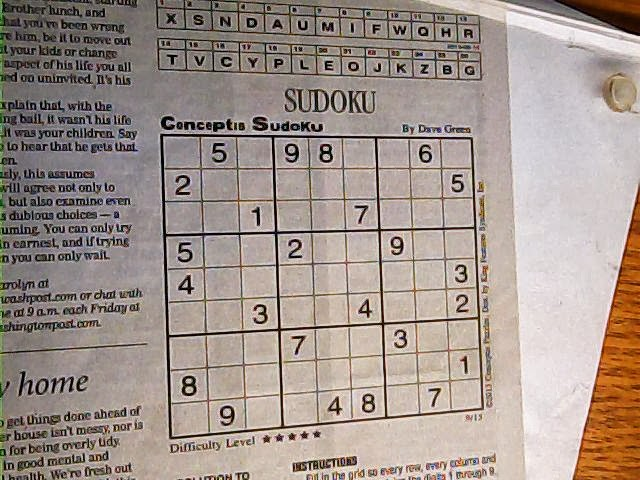
//> input picture S5.jpg, 640 x 480 px
$ ./SudokuImage S5.jpg   (built with g++ and OpenCV 4)
//> lines starting //> are read from the running program, lines starting //| are printed output that depends on the picture; after the words box and inside, x2 and y2 are one past the last pixel; in counts of white or black regions, pixels touching at a corner belong together
### digitrecognizer.h
#include <opencv2/opencv.hpp>
#include <opencv2/ml.hpp>
#include <string>
#include <cerrno>

using namespace cv;
using namespace ml;
using namespace std;
#define MAX_NUM_IMAGES    60000
class DigitRecognizer
{
public:
    DigitRecognizer();

    ~DigitRecognizer();

    bool train(string trainPath, string labelsPath);

    int classify(Mat img);

private:
    Mat preprocessImage(Mat img);

    int readFlippedInteger(FILE *fp);

private:
    Ptr<KNearest> knn;
    int numRows, numCols, numImages;

};

### ImageProcessing.h
#pragma once

#include <opencv2/opencv.hpp>
#include <stdlib.h>
#include <stdio.h>
#include <iostream>
#include <dirent.h>
#include <fstream>

using namespace cv;
using namespace std;

void drawLine(Vec2f line, Mat &img, Scalar rgb);

void mergeRelatedLines(vector<Vec2f> *lines, Mat &img);

Mat preprocessImage(Mat img, int numRows, int numCols);

int reverseInt(int i);

bool loadMNIST(string trainPath, string labelsPath, int &numRows, int &numCols, int &numImages, Mat &trainingVectors, Mat &trainingClasses);

bool loadDigitsDataset(Mat &trainData, Mat &responces, int &numRows, int &numCols, int &numImages);

### DancingNode.h
#include <bits/stdc++.h>

typedef struct s_DancingNode
{
public:
    struct s_DancingNode *left;
    struct s_DancingNode *right;
    struct s_DancingNode *up;
    struct s_DancingNode *down;
    struct s_DancingNode *column;
    int row;
    int col;
    int nodeCount;
}DancingNode;

int getRight(int i, int nCol);

int getLeft(int i, int nCol);

int getUp(int i, int nRow);

int getDown(int i, int nRow);

DancingNode *createToridolMatrix(std::vector<std::vector<DancingNode>> &Matrix, int nRow, int nCol, std::vector<std::vector<bool>> &ProbMat, DancingNode *header);

void cover(DancingNode *targetDancingNode, std::vector<std::vector<DancingNode>> &Matrix);

void uncover(DancingNode *targetDancingNode, std::vector<std::vector<DancingNode>> &Matrix);

DancingNode *getMinColumn(DancingNode *header);

void printSolutions(std::vector<DancingNode*> &solutions, std::vector<std::vector<int>> &grid);

void search(int k, DancingNode *header, std::vector<DancingNode*> &solutions, std::vector<std::vector<DancingNode>> &Matrix, std::vector<std::vector<int>> &grid);

### ImageProcessing.cpp
#include "ImageProcessing.h"

/*********************************** Image Processing *************************************/

void drawLine(Vec2f line, Mat &img, Scalar rgb = CV_RGB(0,0,255)){
    if(line[1]!=0){
        float m = -1/tan(line[1]);

        float c = line[0]/sin(line[1]);

        cv::line(img, Point(0, c), Point(img.size().width, m*img.size().width+c), rgb);
    }
    else{
        cv::line(img, Point(line[0], 0), Point(line[0], img.size().height), rgb);
    }

}

void mergeRelatedLines(vector<Vec2f> *lines, Mat &img){
    vector<Vec2f>::iterator current;
    for(current=lines->begin();current!=lines->end();current++){
        if((*current)[0]==0 && (*current)[1]==-100) continue;
        float p1 = (*current)[0];
        float theta1 = (*current)[1];
        Point pt1current, pt2current;
        if(theta1>CV_PI*45/180 && theta1<CV_PI*135/180){
            pt1current.x=0;

            pt1current.y = p1/sin(theta1);

            pt2current.x=img.size().width;
            pt2current.y=-pt2current.x/tan(theta1) + p1/sin(theta1);
        }
        else{
            pt1current.y=0;

            pt1current.x=p1/cos(theta1);

            pt2current.y=img.size().height;
            pt2current.x=-pt2current.y/tan(theta1) + p1/cos(theta1);

        }
        vector<Vec2f>::iterator    pos;
        for(pos=lines->begin();pos!=lines->end();pos++){
            if(*current==*pos) continue;
            if(fabs((*pos)[0]-(*current)[0])<20 && fabs((*pos)[1]-(*current)[1])<CV_PI*10/180){
                float p = (*pos)[0];
                float theta = (*pos)[1];
                Point pt1, pt2;
                if((*pos)[1]>CV_PI*45/180 && (*pos)[1]<CV_PI*135/180){
                    pt1.x=0;
                    pt1.y = p/sin(theta);
                    pt2.x=img.size().width;
                    pt2.y=-pt2.x/tan(theta) + p/sin(theta);
                }
                else{
                    pt1.y=0;
                    pt1.x=p/cos(theta);
                    pt2.y=img.size().height;
                    pt2.x=-pt2.y/tan(theta) + p/cos(theta);
                }
                if(((double)(pt1.x-pt1current.x)*(pt1.x-pt1current.x) + (pt1.y-pt1current.y)*(pt1.y-pt1current.y)<64*64) &&
                    ((double)(pt2.x-pt2current.x)*(pt2.x-pt2current.x) + (pt2.y-pt2current.y)*(pt2.y-pt2current.y)<64*64))
                {
                    // Merge the two
                    (*current)[0] = ((*current)[0]+(*pos)[0])/2;

                    (*current)[1] = ((*current)[1]+(*pos)[1])/2;

                    (*pos)[0]=0;
                    (*pos)[1]=-100;
                }
            }
        }
    }
}


Mat preprocessImage(Mat img, int numRows, int numCols)
{


    int rowTop=-1, rowBottom=-1, colLeft=-1, colRight=-1;

    Mat temp;
    int thresholdBottom = 50;
    int thresholdTop = 50;
    int thresholdLeft = 50;
    int thresholdRight = 50;
    int center = img.rows/2;
    for(int i=center;i<img.rows;i++){
        if(rowBottom==-1)
        {
            temp = img.row(i);
            Mat stub = temp;
            if(sum(stub).val[0] < thresholdBottom || i==img.rows-1)
                rowBottom = i;

        }

        if(rowTop==-1)
        {
            temp = img.row(img.rows-i);
            Mat stub = temp;
            if(sum(stub).val[0] < thresholdTop || i==img.rows-1)
                rowTop = img.rows-i;

        }
        if(colRight==-1)
        {
            temp = img.col(i);
            Mat stub = temp;
            if(sum(stub).val[0] < thresholdRight|| i==img.cols-1)
                colRight = i;

        }

        if(colLeft==-1)
        {
            temp = img.col(img.cols-i);
            Mat stub = temp;
            if(sum(stub).val[0] < thresholdLeft|| i==img.cols-1)
                colLeft = img.cols-i;
        }
    }
    Mat newImg;
    //newImg = img.clone();

    newImg = newImg.zeros(img.rows, img.cols, CV_8UC1);

    int startAtX = (newImg.cols/2)-(colRight-colLeft)/2;

    int startAtY = (newImg.rows/2)-(rowBottom-rowTop)/2;

    for(int y=startAtY;y<(newImg.rows/2)+(rowBottom-rowTop)/2;y++)
    {
        uchar *ptr = newImg.ptr<uchar>(y);
        for(int x=startAtX;x<(newImg.cols/2)+(colRight-colLeft)/2;x++)
        {
            ptr[x] = img.at<uchar>(rowTop+(y-startAtY),colLeft+(x-startAtX));
        }
    }
    Mat cloneImg = Mat(numRows, numCols, CV_8UC1);
    resize(newImg, cloneImg, Size(numRows, numCols), 0, 0 , INTER_NEAREST);
    // [10 lines of commented-out code are left out]
    Mat realClone = cloneImg.clone();
    vector<vector<Point>> countours;
    findContours(cloneImg, countours, RETR_LIST, CHAIN_APPROX_SIMPLE);
    Rect prevb; double areaprev = 0; double area;
    for(unsigned int i = 0; i<countours.size();i++){
        Rect bnd = boundingRect(countours[i]);
        area = bnd.height*bnd.width;
        if(area > areaprev){
            prevb = bnd;
            areaprev = area;
        }
    }
    Rect rec = prevb;
    Mat region = realClone(rec);
    if(!region.empty())
        resize(region, cloneImg, Size(numRows, numCols), 0, 0, INTER_NEAREST);

    cloneImg.convertTo(cloneImg, CV_32FC1, 1.0/255.0 );
    //imshow("clone img", cloneImg);
    //waitKey(0);
    cloneImg = cloneImg.reshape(1,1);
    return cloneImg;
}

/******************************************** Load Datasets **********************************************/


bool loadDigitsDataset(Mat &trainData, Mat &responces, int &numRows, int &numCols, int &numImages){
    int num = 775;
    numImages = num;
    int size = 16 * 16;
    trainData = Mat(Size(size, num), CV_32FC1);
    responces = Mat(Size(1, num), CV_32FC1);
    int counter = 0;
    for(int i=0;i<=9;i++){
        // reading the images from the folder of tarining samples
        DIR *dir;
        struct dirent *ent;
        char pathToImages[]="./digits3"; // name of the folder containing images
        char path[255];
        sprintf(path, "%s/%d", pathToImages, i);
        if ((dir = opendir(path)) != NULL){
            while ((ent = readdir (dir)) != NULL){
                if (strcmp(ent->d_name, ".") != 0 && strcmp(ent->d_name, "..") != 0 ){
                    char text[257];
                    sprintf(text,"/%s",ent->d_name);
                    string digit(text);
                    digit=path+digit;
                    Mat mat=imread(digit,1); //loading the image
                    cvtColor(mat,mat, COLOR_RGB2GRAY);  //converting into grayscale
                    threshold(mat , mat , 200, 255 ,THRESH_OTSU); // preprocessing
                    mat.convertTo(mat,CV_32FC1,1.0/255.0); //necessary to convert images to CV_32FC1 for using K nearest neighbour algorithm
                    numRows = 16;
                    numCols = 16;
                    resize(mat, mat, Size(numRows, numCols ),0,0,INTER_NEAREST); // same size as our testing samples
                    // [4 lines of commented-out code are left out]
                    mat.reshape(1,1);
                    for (int k=0; k<size;k++) {
                        trainData.at<float>(counter*size+k) = mat.at<float>(k); // storing the pixels of the image

                        //trainData.at<float>(i ,counter*numCols+k) = mat.at<float>(k);
                    }

                    responces.at<float>(counter) = i; // stroing the responce corresponding to image
                    counter++;
                }
            }
        }
        closedir(dir);
    }
    return true;
}

### SudokuImage.cpp
#include <opencv2/opencv.hpp>
#include <opencv2/ml.hpp>
#include <vector>

#include "DancingNode.h"
#include "ImageProcessing.h"

using namespace ml;
using namespace std;

#define SIZE 9
#define BOX_SIZE 3
#define EMPTY_CELL 0
#define CONSTRAINTS 4
#define MIN_VALUE 1
#define MAX_VALUE 9
#define COVER_START_INDEX 1


/********************************* Exact Cover Problem Functions ***********************************/

int indexInCoverMatrix(int row, int col, int num);
int createBoxConstraints(vector<vector<bool> > &coverMatrix, int header);
int createColumnConstraints(vector<vector<bool>> &coverMatrix, int header);
int createRowConstraints(vector<vector<bool>> &coverMatrix, int header);
int createCellConstraints(vector<vector<bool>> &coverMatrix, int header);
void createCoverMatrix(vector<vector<bool>> &coverMatrix);
void convertInCoverMatrix(vector<vector<int>> &grid, vector<vector<bool>> &coverMatrix);

/*********************************************** MAIN **************************************************/

int main( int argc, char* argv[] ){


    /******************************** Read original image ********************************/
    if(argc != 2){
        printf("Usage : %s sudokuPath", argv[0]);
        exit(1);
    }
    char *sudokuName = argv[1];
	Mat src = imread(sudokuName, IMREAD_GRAYSCALE );

	//if fail to read the image
	if (!src.data){
		cout << "Error loading the image" << endl;
		exit(2);
	}

    Mat original = src.clone();
	imshow("original image",src);


    /*********************************** Preprocessing Image **************************************/

	Mat thresholded;

    Mat outerBox = Mat(src.size(), CV_8UC1);
    // Blur
	GaussianBlur(src, src, Size(11, 11), 0); //removing noises
    // Threshold
	adaptiveThreshold(src, outerBox, 255, ADAPTIVE_THRESH_MEAN_C, THRESH_BINARY, 5, 2);// thresholding the image
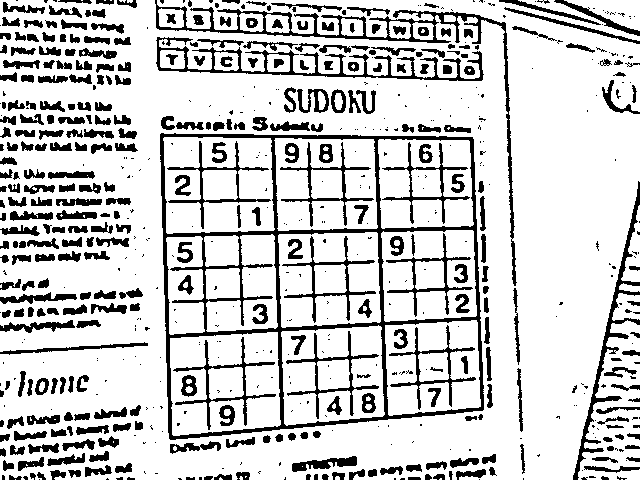
//> outerBox: 480 rows x 640 cols, CV_8UC1; 80.1% white; 662 black regions (319 under 20 px), largest, box (x1, y1, x2, y2) and area: (160, 133, 484, 440) 9824, (155, 0, 517, 286) 3544, (156, 37, 484, 81) 2358
    // Invert Image to have white borders
    bitwise_not(outerBox, outerBox);
    // Fill up small cracks
    Mat kernel = (Mat_<uchar>(3,3) << 0,1,0,1,1,1,0,1,0);
    dilate(outerBox, outerBox, kernel);


    /************************************ Borders ****************************************/

    // Find the biggest bounding box in the image
    int max=-1;
    Point maxPt;
    for(int y=0;y<outerBox.size().height;y++){
        uchar *row = outerBox.ptr(y);
        for(int x=0;x<outerBox.size().width;x++){
            if(row[x]>=128){

                 int area = floodFill(outerBox, Point(x,y), CV_RGB(0,0,64));
                 if(area>max){
                     maxPt = Point(x,y);
                     max = area;
                 }
            }
        }

    }
//> outerBox: 480 rows x 640 cols, CV_8UC1; values 0 (black) and 64 (white), 31.5% white; 493 white regions (197 under 20 px), largest, box (x1, y1, x2, y2) and area: (159, 132, 491, 441) 28101, (154, 0, 521, 366) 12932, (572, 180, 640, 480) 3774
//> after the loop, maxPt = Point(161, 132); max = 28101
    // Floodfill the biggest box with white
    floodFill(outerBox, maxPt, CV_RGB(255,255,255));
    // Turn the others boxes black
    for(int y=0;y<outerBox.size().height;y++){
        uchar *row = outerBox.ptr(y);
        for(int x=0;x<outerBox.size().width;x++){
            if(row[x]==64 && x!=maxPt.x && y!=maxPt.y){
                floodFill(outerBox, Point(x,y), CV_RGB(0,0,0));
            }
        }
    }
//> outerBox: 480 rows x 640 cols, CV_8UC1; 9.1% white; 1 white region, box (x1, y1, x2, y2) and area: (159, 132, 491, 441) 28101
    // Restore the dilated image by eroding
    erode(outerBox, outerBox, kernel);
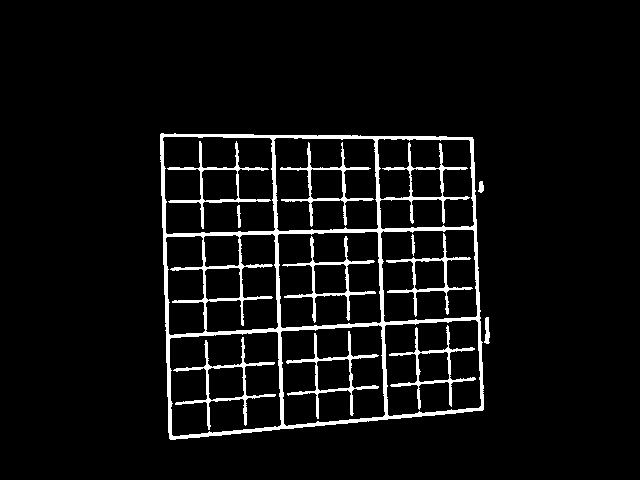
//> outerBox: 480 rows x 640 cols, CV_8UC1; 5.7% white; 12 white regions, largest, box (x1, y1, x2, y2) and area: (160, 133, 484, 440) 10715, (173, 337, 276, 430) 1034, (286, 331, 379, 419) 975
    //imshow("outer Box",outerBox);

    /************************************* Hough Lines *********************************/

    vector<Vec2f> lines;
    HoughLines(outerBox, lines, 1, CV_PI/180, 200);
//> lines = 35 lines (rho, theta), first 12: [343, 1.52], [450, 1.48], [237, 1.55], [131, 1.59], [-156, 3.11], [455, 1.47], [242, 1.54], [274, 1.54], [168, 1.57], [381, 1.5], [205, 1.55], [-268, 3.11]

    /*************************************** Merge Lines *********************************/

    mergeRelatedLines(&lines, src);
//> the loop in mergeRelatedLines, `for(current=lines->begin();current!=lines->end();current++)` made 35 passes
//> lines = 35 items, first 12: [346, 1.51], [452.5, 1.47], [239.5, 1.54], [133.5, 1.58], [-156, 3.11], [0, -100], [0, -100], [274, 1.54], [168, 1.57], [381, 1.5], [202, 1.56], [-268, 3.11]
    for(unsigned int i=0;i<lines.size();i++){
        drawLine(lines[i], outerBox, CV_RGB(0,0,128));
    }
//> this loop made 35 passes
//> (m in drawLine, c in drawLine) on passes 1 to 8: (-0.0612, 346.6), (-0.0963, 454.6), (-0.0262, 239.6), (0.00873, 133.5), (28.64, -4470), (-1.7, 0), (-1.7, 0), (-0.0349, 274.2)
//> pass 1, `drawLine(lines[i], outerBox, CV_RGB(0,0,128));`:
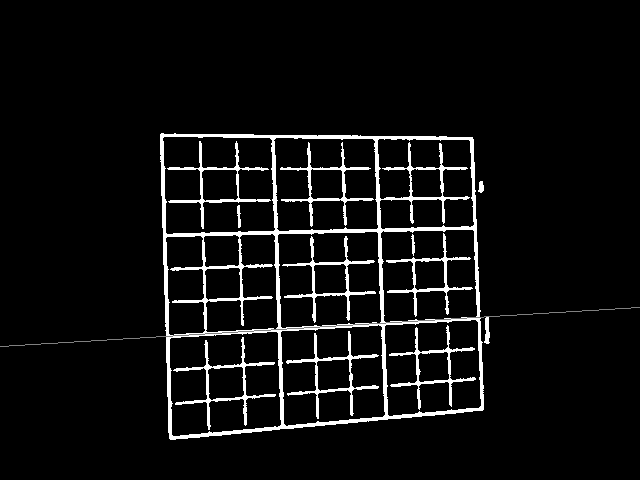
//> outerBox: 480 rows x 640 cols, CV_8UC1; 0.21% of pixels changed, all inside (x1, y1, x2, y2) = (0, 307, 640, 347)
//> pass 2, `drawLine(lines[i], outerBox, CV_RGB(0,0,128));`:
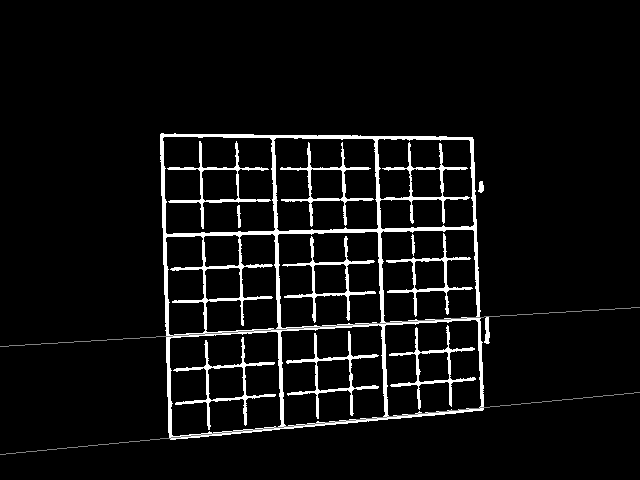
//> outerBox: 480 rows x 640 cols, CV_8UC1; 0.21% of pixels changed, all inside (x1, y1, x2, y2) = (0, 392, 640, 455)
//> pass 3, `drawLine(lines[i], outerBox, CV_RGB(0,0,128));`:
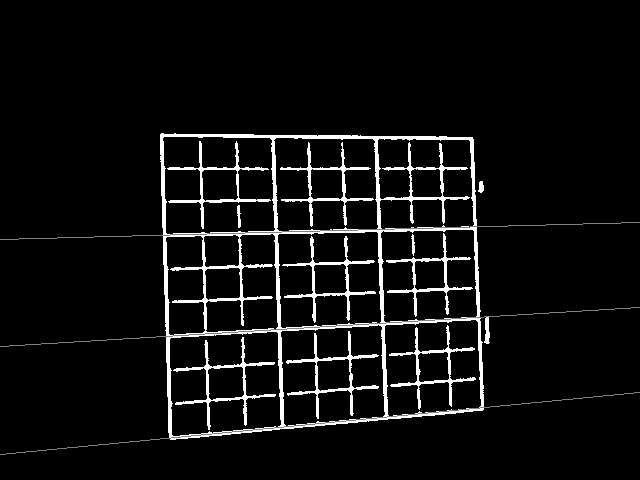
//> outerBox: 480 rows x 640 cols, CV_8UC1; 0.21% of pixels changed, all inside (x1, y1, x2, y2) = (0, 222, 640, 240)
//> after the loop:
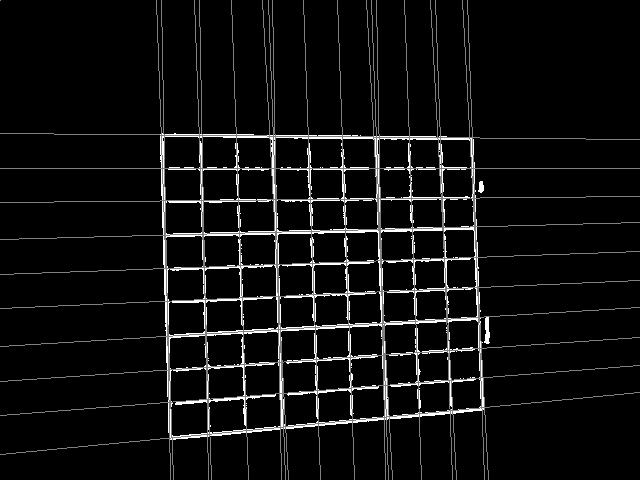
//> outerBox: 480 rows x 640 cols, CV_8UC1; 4.06% of pixels changed, all inside (x1, y1, x2, y2) = (0, 0, 640, 480)
    //imshow("HoughLines merged", outerBox);

    /************************************** Extreme Lines *********************************/

    // Now detect the lines on extremes
    Vec2f topEdge = Vec2f(1000,1000);
    Vec2f bottomEdge = Vec2f(-1000,-1000);
    Vec2f leftEdge = Vec2f(1000,1000);    double leftXIntercept=100000;
    Vec2f rightEdge = Vec2f(-1000,-1000);        double rightXIntercept=0;
    // Loop over all lines
    for(unsigned int i=0;i<lines.size();i++){
        Vec2f current = lines[i];

        float p=current[0];// rho

        float theta=current[1];

        // If Merged Line we skip
        if(p==0 && theta==-100)
            continue;

        // Normal form of line to calculate where the lines intersects
        double xIntercept;
        xIntercept = p/cos(theta);

        // If line vertical
        if(theta>CV_PI*80/180 && theta<CV_PI*100/180){
            if(p<topEdge[0])
                topEdge = current;

            if(p>bottomEdge[0])
                bottomEdge = current;
        }
        //Otherwise if horizontal
        else if(theta<CV_PI*10/180 || theta>CV_PI*170/180){
            if(xIntercept>rightXIntercept){
                rightEdge = current;
                rightXIntercept = xIntercept;
            }
            else if(xIntercept<=leftXIntercept){
                leftEdge = current;
                leftXIntercept = xIntercept;
            }
        }
    }
//> this loop made 35 passes
//> (p, theta, xIntercept, rightXIntercept) on passes 5, 12, 15, 22: (-156, 3.11, 156.1, 156.1), (-268, 3.11, 268.2, 268.2), (-371, 3.11, 371.2, 371.2), (-467, 3.11, 467.3, 467.3)
//> after the loop, rightXIntercept = 467.3; leftXIntercept = 161

    drawLine(topEdge, src, CV_RGB(0,0,0));
    drawLine(bottomEdge, src, CV_RGB(0,0,0));
    drawLine(leftEdge, src, CV_RGB(0,0,0));
    drawLine(rightEdge, src, CV_RGB(0,0,0));
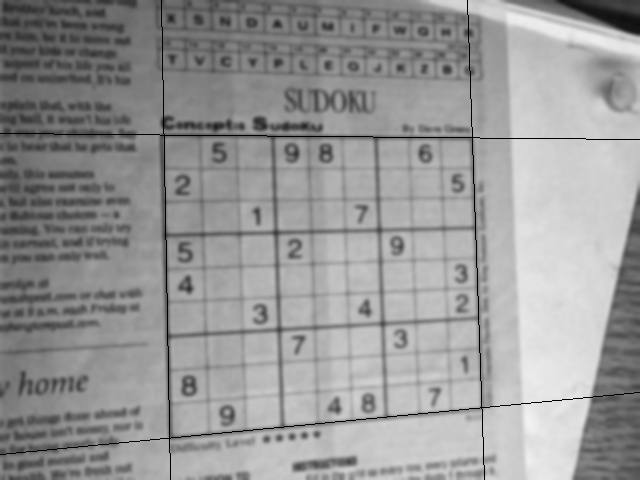
//> src: 480 rows x 640 cols, CV_8UC1; min 0, max 241, mean 151.1

    // Find two points in each line
    Point left1, left2, right1, right2, bottom1, bottom2, top1, top2;

    int height=outerBox.size().height;

    int width=outerBox.size().width;
//> (the rest of the program and of its run is left out)
